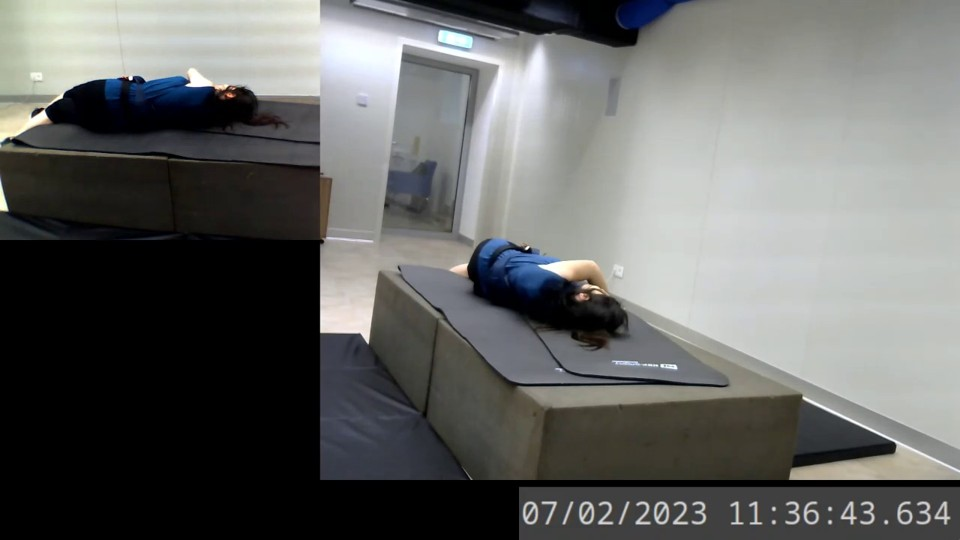
#> input picture assets/trigger.jpg, 960 x 540 px
$ python calibrate.py ../assets/trigger.jpg
#> lines starting #> are read from the running program, lines starting #| are printed output that depends on the picture; after the words box and inside, x2 and y2 are one past the last pixel; in counts of white or black regions, pixels touching at a corner belong together
#!/usr/bin/env python3
"""
AICOS Calibration Helper
------------------------
Grabs one frame from a camera and saves it with a labelled grid overlaid,
so you can read off the image coordinates of your landmarks instead of
guessing them.

Workflow:

  1. python calibrate.py "http://192.168.1.12:8080/video"
     -> writes calibration-grid.png

  2. Open that image. Every gridline is labelled with its fraction of the
     frame (0.0 to 1.0). Find four landmarks ON THE GROUND — a wall
     corner, a doorstep, a tree base, the end of a paving line — and read
     off each one's x,y fraction from the grid.

  3. Find the same four spots in satellite view (Google Maps: long-press
     a point to read its coordinates) and note the lat,lon.

  4. Put the four pairs into cameras.yaml under that camera:

        calibration:
          - image: [0.31, 0.88]
            world: [34.87120, 3.31400]
          ... four in total

Rules that matter:
  * Ground-level points only. A rooftop corner or the top of a pole will
    skew the result — the maths assumes one flat surface.
  * Spread them across the view. Four points in a line cannot define the
    transform and will be rejected.
  * Pick things that are unambiguous in BOTH the camera image and the
    satellite image. That is what limits your accuracy in practice.
"""

from __future__ import annotations

import argparse
import math
import os
import sys
import time

GRID_STEP = 0.1


def gridlines(step: float = GRID_STEP):
    """Fractions at which to draw lines. Kept separate so it can be tested."""
    n = int(round(1.0 / step))
    return [round(i * step, 3) for i in range(n + 1)]


def label_positions(width: int, height: int, step: float = GRID_STEP):
    """Pixel positions and label text for every gridline."""
    out = []
    for f in gridlines(step):
        x = int(round(f * (width - 1)))
        y = int(round(f * (height - 1)))
        out.append(("v", x, f"{f:.1f}"))
        out.append(("h", y, f"{f:.1f}"))
    return out


def grab_frame(source: str, warmup: int = 5):
    """Read a frame from a file, stream, webcam index or snapshot URL."""
    import cv2

    low = source.lower()
    if low.startswith(("http://", "https://")) and \
            low.split("?")[0].endswith((".jpg", ".jpeg", ".png")):
        import numpy as np
        import requests
        resp = requests.get(source, timeout=15,
                            headers={"User-Agent": "AICOS-calibrate"})
        if resp.status_code != 200 or not resp.content:
            raise SystemExit(f"snapshot fetch failed: HTTP {resp.status_code}")
        frame = cv2.imdecode(np.frombuffer(resp.content, np.uint8),
                             cv2.IMREAD_COLOR)
        if frame is None:
            raise SystemExit("that URL did not return a decodable image")
        return frame

    src = int(source) if source.isdigit() else source
    cap = cv2.VideoCapture(src)
    if not cap.isOpened():
        raise SystemExit(f"cannot open: {source}")
    frame = None
    for _ in range(max(1, warmup)):        # let auto-exposure settle
        ok, got = cap.read()
        if ok and got is not None:
            frame = got
        time.sleep(0.05)
    cap.release()
    if frame is None:
        raise SystemExit("opened the source but got no frames")
    return frame


def draw_grid(frame, step: float = GRID_STEP):
    import cv2
    h, w = frame.shape[:2]
    out = frame.copy()
    for kind, pos, text in label_positions(w, h, step):
        major = text in ("0.0", "0.5", "1.0")
        colour = (0, 255, 255) if major else (0, 200, 0)
        thick = 2 if major else 1
        if kind == "v":
            cv2.line(out, (pos, 0), (pos, h - 1), colour, thick)
            cv2.putText(out, text, (min(pos + 4, w - 34), 22),
                        cv2.FONT_HERSHEY_SIMPLEX, 0.5, colour, 1, cv2.LINE_AA)
        else:
            cv2.line(out, (0, pos), (w - 1, pos), colour, thick)
            cv2.putText(out, text, (4, max(pos - 5, 14)),
                        cv2.FONT_HERSHEY_SIMPLEX, 0.5, colour, 1, cv2.LINE_AA)
    cv2.putText(out, "x = across, y = down.  Read landmark positions as fractions.",
                (10, h - 14), cv2.FONT_HERSHEY_SIMPLEX, 0.6, (0, 255, 255), 2,
                cv2.LINE_AA)
    return out


# [71 lines left out: functions check_existing, local_to_world, build_local_yaml, parse_pair, not called in this run]


def main() -> int:
    ap = argparse.ArgumentParser(description="AICOS calibration helper")
    ap.add_argument("source", nargs="?",
                    help="camera URL, file path, or webcam index")
    ap.add_argument("--out", default="calibration-grid.png")
    ap.add_argument("--step", type=float, default=GRID_STEP,
                    help="gridline spacing as a fraction (default 0.1)")
    ap.add_argument("--check", help="a cameras.yaml to validate instead")
    ap.add_argument("--anchor", help="lat,lon of your measuring origin "
                                     "(for --pair, e.g. indoor spaces)")
    ap.add_argument("--pair", action="append",
                    help="'imgx,imgy = east_m,north_m' relative to --anchor "
                         "(repeatable, give 4+)")
    args = ap.parse_args()

    if args.pair:
        if not args.anchor:
            ap.error("--pair needs --anchor lat,lon")
        try:
            alat, alon = [float(v) for v in args.anchor.split(",")]
        except ValueError:
            ap.error("--anchor must be 'lat,lon'")
        pairs = [parse_pair(p) for p in args.pair]
        if len(pairs) < 4:
            ap.error(f"need at least 4 --pair values, got {len(pairs)}")
        block = build_local_yaml((alat, alon), pairs)
        print("Paste this under the camera in cameras.yaml:\n")
        print(block)
        from geo import GroundCalibration, CalibrationError
        pts = []
        for (ix, iy), (east, north) in pairs:
            lat, lon = local_to_world(alat, alon, east, north)
            pts.append({"image": [ix, iy], "world": [lat, lon]})
        try:
            cal = GroundCalibration(pts)
            print(f"\nfit check: {len(pts)} points, worst "
                  f"{cal.residual_metres(pts):.2f} m")
        except CalibrationError as exc:
            print(f"\nPROBLEM: {exc}")
            return 1
        return 0

    if args.check:
        print(f"checking calibrations in {args.check}")
        check_existing(args.check)
        return 0
    if not args.source:
        ap.error("give a camera source, or --check a cameras.yaml")

    import cv2
    frame = grab_frame(args.source)
#> the loop in grab_frame, `for _ in range(max(1, warmup)):` made 5 passes
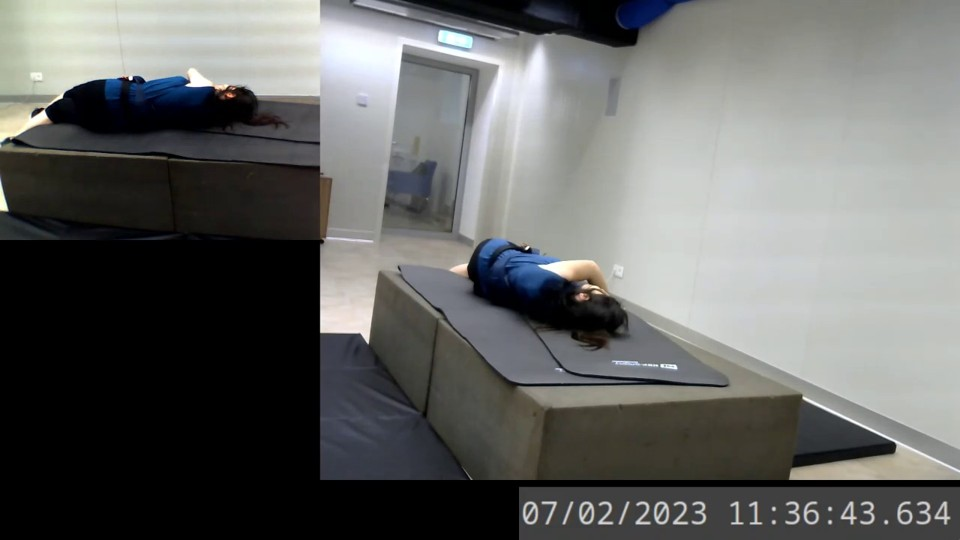
#> input picture assets/trigger.jpg, 960 x 540 px
#> frame is the input picture: shape (540, 960, 3); mean B, G, R 101.1, 102.8, 101.7
    h, w = frame.shape[:2]
#> h = 540; w = 960
    cv2.imwrite(args.out, draw_grid(frame, args.step))
#> after the loop in draw_grid, `for kind, pos, text in label_positions(w, h, step):`:
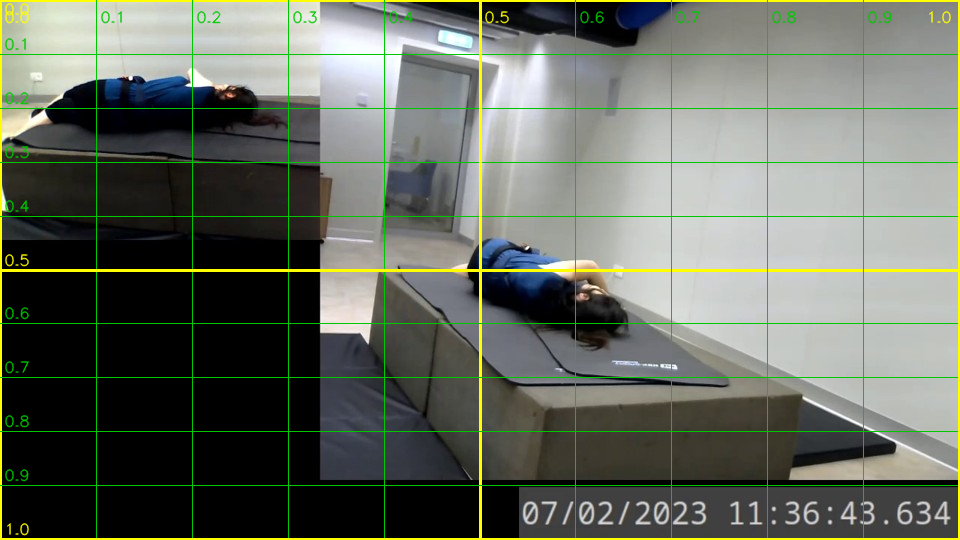
#> out: shape (540, 960, 3); 5.01% of pixels changed, all inside (x1, y1, x2, y2) = (0, 0, 960, 540)
#> in draw_grid, `cv2.putText(out, "x = across, y = down.  Read landmark positions as fr..`:
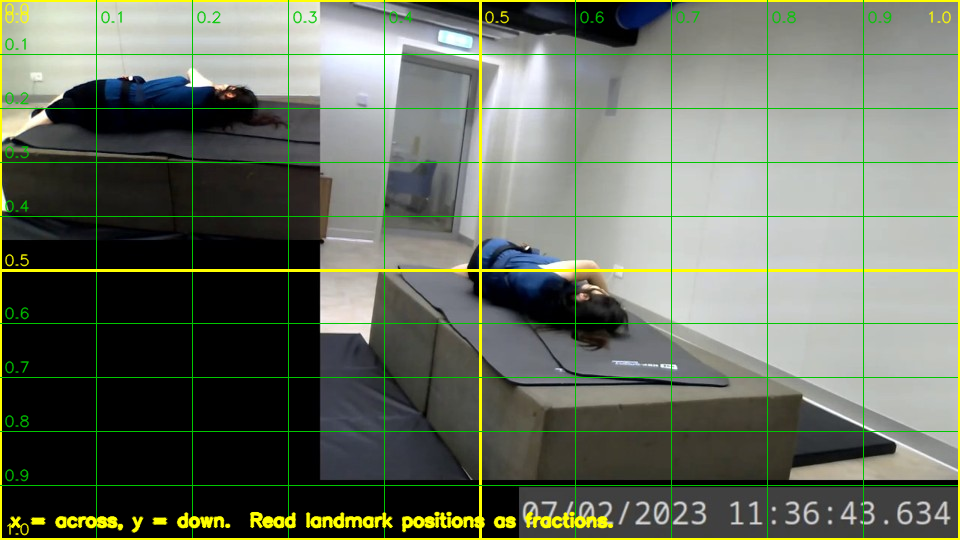
#> out: shape (540, 960, 3); 1.15% of pixels changed, all inside (x1, y1, x2, y2) = (9, 511, 614, 533)
    print(f"frame captured: {w}x{h}")
#| frame captured: 960x540
    print(f"saved: {os.path.abspath(args.out)}")
    print()
    print("Next:")
    print("  1. Open that image and find 4 landmarks ON THE GROUND, spread")
    print("     across the view (never four in a line).")
    print("  2. Read each landmark's x,y as fractions from the grid.")
    print("  3. Find the same spots in satellite view for their lat,lon.")
    print("  4. Add them to cameras.yaml, then verify with:")
    print(f"     python calibrate.py --check ../config/cameras-phone.yaml")
    return 0


if __name__ == "__main__":
    sys.exit(main())
#> (the program exits here)
